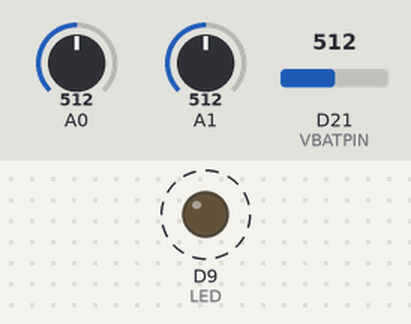
This sketch was run on a simulated Arduino Zero (SAMD21). Shown: output pins drawn as LEDs (lit = HIGH). Dashed ring = blinking. The inputs (shaded band) are chosen by the test bench; at power-on: A0 = 512, A1 = 512, D21 (VBATPIN) = 512 (analog values on the 0–1023 scale). No radio packets arrive unless stated; what the sketch prints to the serial monitor is not drawn.

Above: at 1.4 s.
Timing chart, 0 to 5.3 s (numbered marks = the images above):
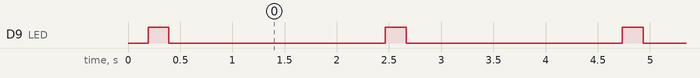

Measured:
- by itself, D9 (LED): alternates HIGH for 0.20 s and LOW for 2.1 s

The sketch:

ada_m0_lora_json_tx.ino
```cpp
// Feather9x_TX
// -*- mode: C++ -*-
// Example sketch showing how to create a simple messaging client (transmitter)
// with the RH_RF95 class. RH_RF95 class does not provide for addressing or
// reliability, so you should only use RH_RF95 if you do not need the higher
// level messaging abilities.
// It is designed to work with the other example Feather9x_RX

// Send voltage
// https://learn.adafruit.com/adafruit-feather-m0-adalogger/power-management

#include <SPI.h>
#include <RH_RF95.h>
//#include "LowPower.h"
#include <ArduinoJson.h>


#define DEVID 3


/*
 SLEEP_15MS,
 SLEEP_30MS,
  SLEEP_60MS,
  SLEEP_120MS,
  SLEEP_250MS,
  SLEEP_500MS,
  SLEEP_1S,
  SLEEP_2S,
  SLEEP_4S,
  SLEEP_8S,
  SLEEP_FOREVER
*/

  // for feather m0
#define RFM95_CS 8
#define RFM95_RST 4
#define RFM95_INT 3


// Change to 434.0 or other frequency, must match RX's freq!
//#define RF95_FREQ 915.0
#define RF95_FREQ 868.0


// Singleton instance of the radio driver
RH_RF95 rf95(RFM95_CS, RFM95_INT);

// Blinky on receipt
#define LED 9

// Voltage PIN
#define VBATPIN A7

void setup()
{

    analogReadResolution(12); // on M0 only ..


  pinMode(LED, OUTPUT);
  //pinMode(RFM95_RST, OUTPUT);
  //digitalWrite(RFM95_RST, HIGH);

//  while (!Serial);
  Serial.begin(9600);
  delay(100);

  Serial.println(" LoRa TX Test!");


 // manual reset
  digitalWrite(RFM95_RST, LOW);
  delay(10);
  digitalWrite(RFM95_RST, HIGH);
  delay(10);


  while (!rf95.init()) {
    Serial.println("LoRa radio init failed");
    while (1);
  }
  Serial.println("LoRa radio init OK!");

  // Defaults after init are 434.0MHz, modulation GFSK_Rb250Fd250, +13dbM
  if (!rf95.setFrequency(RF95_FREQ)) {
    Serial.println("setFrequency failed");
    while (1);
  }
  Serial.print("Set Freq to: "); Serial.println(RF95_FREQ);

  // Defaults after init are 434.0MHz, 13dBm, Bw = 125 kHz, Cr = 4/5, Sf = 128chips/symbol, CRC on

  // The default transmitter power is 13dBm, using PA_BOOST.
  // If you are using RFM95/96/97/98 modules which uses the PA_BOOST transmitter pin, then
  // you can set transmitter powers from 5 to 23 dBm:
  rf95.setTxPower(23, false);
}

int16_t packetnum = 0;  // packet counter, we increment per xmission

void loop()
{

 float measuredvbat = analogRead(VBATPIN);
  measuredvbat *= 2;    // we divided by 2, so multiply back
  measuredvbat *= 3.3;  // Multiply by 3.3V, our reference voltage
  measuredvbat /= 1024; // convert to voltage
  measuredvbat = 6;

  StaticJsonBuffer<200> jsonBuffer;
  JsonObject& root = jsonBuffer.createObject();
  root["id"] = DEVID;
  root["millis"] = millis();
  JsonObject& data = root.createNestedObject("data");
  //data["vbat"] = double_with_n_digits(measuredvbat, 3);
  data["temp"] = analogRead(A0);
  data["humid"] = analogRead(A1);

  char buf[251];
  root.printTo(buf, sizeof(buf));
  buf[sizeof(buf)-1] = 0;

  Serial.print("Sending "); Serial.println(buf);
  rf95.send((uint8_t *)buf, sizeof(buf));


  Serial.println("Waiting for packet to complete..."); delay(10);
  rf95.waitPacketSent();

/*
  uint8_t buf[RH_RF95_MAX_MESSAGE_LEN];
  uint8_t len = sizeof(buf);

  Serial.println("Waiting for reply..."); delay(10);
  if (rf95.waitAvailableTimeout(1000))
  {
    // Should be a reply message for us now
    if (rf95.recv(buf, &len))
   {
      Serial.print("Got reply: ");
      Serial.println((char*)buf);
      Serial.print("RSSI: ");
      Serial.println(rf95.lastRssi(), DEC);
    }
    else
    {
      Serial.println("Receive failed");
    }
  }
  else
  {
    Serial.println("No reply, is there a listener around?");
  }
*/

     digitalWrite(LED,HIGH);
    delay(200);
    digitalWrite(LED, LOW);

  delay(2000);
//  LowPower.powerDown(SLEEP_8S, ADC_OFF, BOD_OFF);

}
```
